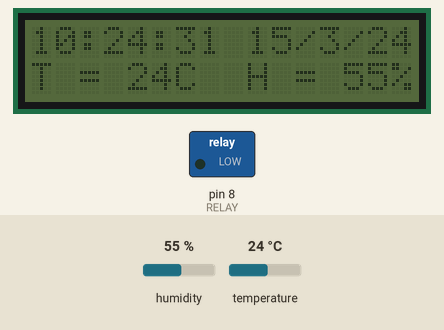
The sketch below on a simulated Arduino Uno, built with avr-gcc and run on an emulated ATmega328P. On the bench: 16×2 character LCD, switched loads named in the sketch (green lamp = pin HIGH). Wiring (inferred from the names in the program): DS3231 clock at I2C address 0x68. The test bench sets the inputs (shaded band); at power-on: humidity 55 %, temperature 24 °C. The local clock reads 2024-03-15 10:24:30 at power-on unless the sketch sets it.

Above: at 1.2 s.
1.3 s: humidity set to 22 %
At 3.0 s:
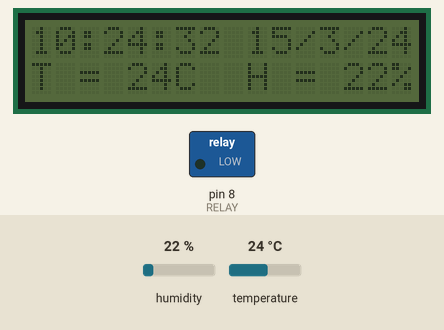
5.5 s: temperature set to 12 °C
At 7.2 s:
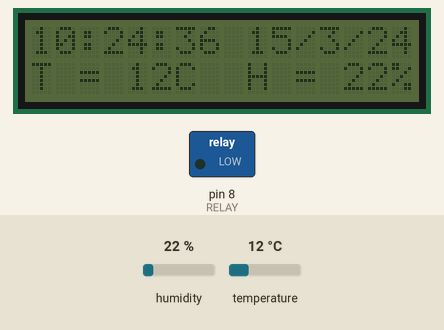
8.9 s: humidity set to 40 %
At 10.3 s:
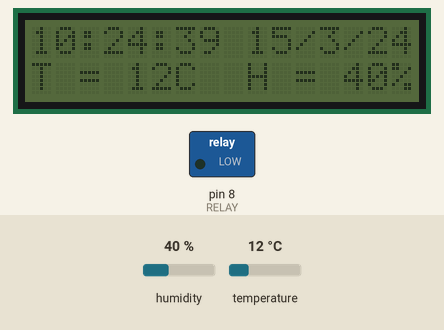
12.0 s: temperature set to 19 °C
At 13.1 s:
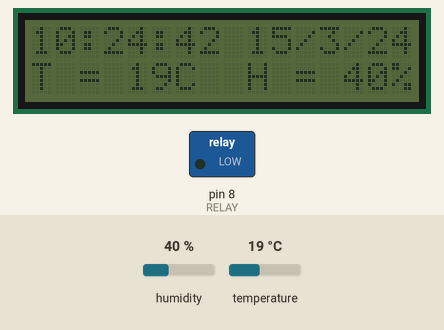
Timing chart, 0 to 15.0 s (numbered marks = the images above; inputs shaded):
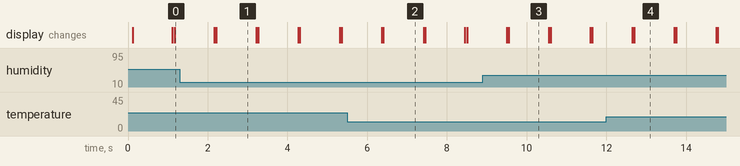

The sketch:

WaterBump_ver1.ino
```cpp
#include <dht.h>
#include <Wire.h>
#include <LiquidCrystal_I2C.h>
#include <Arduino_FreeRTOS.h>

#define DS3231_I2C_ADDRESS 0x68
#define LCD1602_I2C_ADDRESS 0x27
#define LCD_EN 2
#define LCD_RW 1
#define LCD_RS 0
#define LCD_D4 4
#define LCD_D5 5
#define LCD_D6 6
#define LCD_D7 7
#define LCD_BL 3
#define LCD_BLPOL POSITIVE

LiquidCrystal_I2C lcd(LCD1602_I2C_ADDRESS, LCD_EN, LCD_RW, LCD_RS, LCD_D4,  LCD_D5, LCD_D6, LCD_D7, LCD_BL, LCD_BLPOL);

/* DHT data input read from Pin 2*/
#define dht_dpin 2
dht DHT;

/* Relay switch on by Pin 8 */
#define RELAY 8

/*---------- Define functions for DS3231 -----------------*/
byte decToBcd(byte val);
byte bcdToDec(byte val);
void setDS3231time(byte second, byte minute, byte hour, byte dayOfWeek, byte dayOfMonth, byte month, byte year);
void readDS3231time(byte *second, byte *minute, byte *hour, byte *dayOfWeek, byte *dayOfMonth, byte *month, byte *year);
void displayTime(void);

/*---------- Define functions for DHT11 -----------------*/
void displayTemperHumid(void);

/*---------- Define functions for  Relay ---------------*/
void switchonBump(void);

/*---------- define Tasks -----------------*/
void TaskAlarm( void *pvParameters );
void TaskDisplay( void *pvParameters );


void setup()
{
  /* Optional Choice: Set the initial time
   * Example: DS3231 seconds, minutes, hours, day, date, month, year
   * setDS3231time(30,42,21,4,26,11,14);
  */
  Serial.begin(9600);
  // Initialize LCD
  lcd.begin(16, 2);
  //lcd.backlight();
  lcd.noBacklight();

  // Set up GPIO for Relay
  pinMode(RELAY, OUTPUT);
  digitalWrite(RELAY, LOW);

  // Now set up two tasks to run independently.
  xTaskCreate(
    TaskAlarm
    ,  (const portCHAR *) "Alarm"   // A name just for humans
    ,  128  // This stack size can be checked & adjusted by reading the Stack Highwater
    ,  NULL
    ,  1  // Priority, with 3 (configMAX_PRIORITIES - 1) being the highest, and 0 being the lowest.
    ,  NULL );

  xTaskCreate(
    TaskDisplay
    ,  (const portCHAR *) "Display"
    ,  512  // Stack size
    ,  NULL
    ,  2  // Priority
    ,  NULL );

}


void loop()
{
}

/*------------------------------------------------------*/
/*---------------------- Functions ---------------------*/
/*------------------------------------------------------*/

/*----------------- Fuctions for DS3231 ----------------*/
/* Convert normal decimal numbers to binary coded decimal */
byte decToBcd(byte val)
{
  return( (val/10*16) + (val%10) );
}

/* Convert binary coded decimal to normal decimal numbers */
byte bcdToDec(byte val)
{
  return( (val/16*10) + (val%16) );
}

/* Set time to DS3231 */
void setDS3231time(byte second, byte minute, byte hour, byte dayOfWeek, byte dayOfMonth, byte month, byte year)
{
  // Sets time and date data to DS3231
  Wire.beginTransmission(DS3231_I2C_ADDRESS);
  // Set next input to start at the seconds register
  Wire.write(0);
  // Set seconds
  Wire.write(decToBcd(second));
  // Set minutes
  Wire.write(decToBcd(minute));
  // Set hours
  Wire.write(decToBcd(hour));
  // Set day of week (1=Sunday, 7=Saturday)
  Wire.write(decToBcd(dayOfWeek));
  // Set date (1 to 31)
  Wire.write(decToBcd(dayOfMonth));
  // Set month
  Wire.write(decToBcd(month));
  // Set year (0 to 99)
  Wire.write(decToBcd(year));
  Wire.endTransmission();
}

/* Read time from DS3231 */
void readDS3231time(byte *second, byte *minute, byte *hour, byte *dayOfWeek, byte *dayOfMonth, byte *month, byte *year)
{
  Wire.beginTransmission(DS3231_I2C_ADDRESS);
  // Set DS3231 register pointer to 00h
  Wire.write(0);
  Wire.endTransmission();
  Wire.requestFrom(DS3231_I2C_ADDRESS, 7);
  // Request seven bytes of data from DS3231 starting from register 00h
  *second = bcdToDec(Wire.read() & 0x7f);
  *minute = bcdToDec(Wire.read());
  *hour = bcdToDec(Wire.read() & 0x3f);
  *dayOfWeek = bcdToDec(Wire.read());
  *dayOfMonth = bcdToDec(Wire.read());
  *month = bcdToDec(Wire.read());
  *year = bcdToDec(Wire.read());
}

/* Dispaly Time */
void displayTime(void)
{
  byte second, minute, hour, dayOfWeek, dayOfMonth, month, year;
  // Retrieve data from DS3231
  readDS3231time(&second, &minute, &hour, &dayOfWeek, &dayOfMonth, &month, &year);
  // Set LCD cursor to the left up side
  lcd.setCursor(0, 0);
  // Send it to the serial monitor
  lcd.print(hour, DEC);
  // Convert the byte variable to a decimal number when displayed
  lcd.print(":");
  if (minute<10)
  {
    lcd.print("0");
  }
  lcd.print(minute, DEC);
  lcd.print(":");
  if (second<10)
  {
    lcd.print("0");
  }
  lcd.print(second, DEC);
  lcd.print(" ");
  lcd.print(dayOfMonth, DEC);
  lcd.print("/");
  lcd.print(month, DEC);
  lcd.print("/");
  lcd.print(year, DEC);
  /* Optional Choice: Show the Day of Week

  // Set LCD cursor to the left up side
  lcd.setCursor(0, 1);
  // Print daty of week
  lcd.print(" Day of week: ");
  switch(dayOfWeek){
  case 1:
    lcd.println("Sunday");
    break;
  case 2:
    lcd.println("Monday");
    break;
  case 3:
    lcd.println("Tuesday");
    break;
  case 4:
    lcd.println("Wednesday");
    break;
  case 5:
    lcd.println("Thursday");
    break;
  case 6:
    lcd.println("Friday");
    break;
  case 7:
    lcd.println("Saturday");
    break;
  }
  */
}

/*----------------- Fuctions for DHT11 ------------------*/
/* Dispaly Temperature & Humidity */
void displayTemperHumid(void)
{
  /* Read DHT11 infromation */
  DHT.read11(dht_dpin);

  int Temperature = (int) DHT.temperature;
  int Humidity = (int) DHT.humidity;

  // Set LCD cursor to the left up side
  lcd.setCursor(0, 1);
  // Print Temperature
  lcd.print("T = ");
  lcd.print(Temperature);
  lcd.print("C  ");
  // Print Humidity
  lcd.print("H = ");
  lcd.print(Humidity);
  lcd.print("%");
}

/*----------------- Fuctions for Relay ------------------*/
/* Switch on  Bump */
void switchonBump(void)
{
  digitalWrite(RELAY, HIGH);
  vTaskDelay( 1000 / portTICK_PERIOD_MS );
  digitalWrite(RELAY, LOW);
}

/*--------------------------------------------------*/
/*---------------------- Tasks ---------------------*/
/*--------------------------------------------------*/

/* Alarm Task */
void TaskAlarm(void *pvParameters)
{
  (void) pvParameters;

  byte second, minute, hour, dayOfWeek, dayOfMonth, month, year;

  for (;;) // A Task shall never return or exit.
  {
      // Retrieve data from DS3231
      readDS3231time(&second, &minute, &hour, &dayOfWeek, &dayOfMonth, &month, &year);
      if(hour == 13 && minute == 31 )
      {
        switchonBump();
      }
      else
      {
        vTaskDelay( 1000 / portTICK_PERIOD_MS );
      }
  }
}

/* Display Information Task */
void TaskDisplay(void *pvParameters)
{
  (void) pvParameters;

  for (;;) // A Task shall never return or exit.
  {
    // Dispaly Time
    displayTime();
    // Dispaly Temperature & Humidity
    displayTemperHumid();
    // Wait for one second
    vTaskDelay( 1000 / portTICK_PERIOD_MS );
    lcd.clear();
  }
}
```

Measured:
- what the display in image 1 shows lasts 1.0 s, from 2.2 s to 3.2 s
